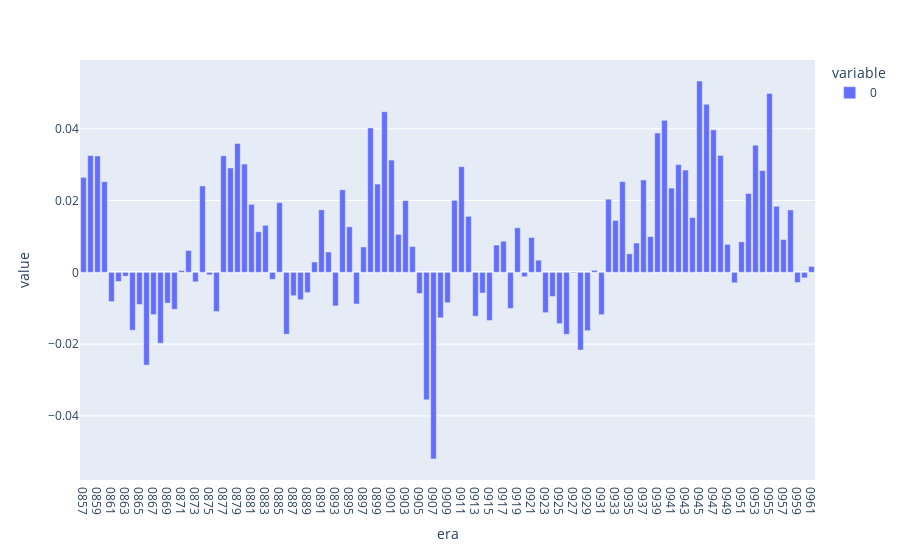

Here is the notebook cell this chart was saved with:
### Code cell
predictions = model.predict(validation_set[feature_names])

# validation correlation by era
validation_set["prediction"] = predictions
era_correlations = validation_set.groupby("era").apply(
    lambda era: np.corrcoef(era["prediction"], era["target"])[0, 1]
)

!pip install --upgrade plotly

import plotly.express as px

# plot era correlations bar graph, each bar is a correlation between prediction and target by era
fig = px.bar(era_correlations)
fig.show()

### Figure 1 — Plotly figure (JSON) as saved in the notebook; plotly's stock layout.template omitted (floating-point values rounded to 4 significant figures)
{"data": [{"alignmentgroup": "True", "hovertemplate": "variable=0<br>era=%{x}<br>value=%{y}<extra></extra>", "legendgroup": "0", "marker": {"color": "#636efa"}, "name": "0", "offsetgroup": "0", "orientation": "v", "showlegend": true, "textposition": "auto", "type": "bar", "x": ["0857", "0858", "0859", "0860", "0861", "0862", "0863", "0864", "0865", "0866", "0867", "0868", "0869", "0870", "0871", "0872", "0873", "0874", "0875", "0876", "0877", "0878", "0879", "0880", "0881", "0882", "0883", "0884", "0885", "0886", "0887", "0888", "0889", "0890", "0891", "0892", "0893", "0894", "0895", "0896", "0897", "0898", "0899", "0900", "0901", "0902", "0903", "0904", "0905", "0906", "0907", "0908", "0909", "0910", "0911", "0912", "0913", "0914", "0915", "0916", "0917", "0918", "0919", "0920", "0921", "0922", "0923", "0924", "0925", "0926", "0927", "0928", "0929", "0930", "0931", "0932", "0933", "0934", "0935", "0936", "0937", "0938", "0939", "0940", "0941", "0942", "0943", "0944", "0945", "0946", "0947", "0948", "0949", "0950", "0951", "0952", "0953", "0954", "0955", "0956", "0957", "0958", "0959", "0960", "0961"], "xaxis": "x", "y": [0.02646, 0.03253, 0.03241, 0.02526, -0.008168, -0.002549, -0.001068, -0.01613, -0.008961, -0.02585, -0.01177, -0.01974, -0.00857, -0.01029, 0.0005213, 0.006097, -0.00264, 0.02407, -0.0007066, -0.01091, 0.03248, 0.02909, 0.0359, 0.03017, 0.01893, 0.01132, 0.0131, -0.001951, 0.01942, -0.01723, -0.006514, -0.007623, -0.005652, 0.002878, 0.01742, 0.005666, -0.009357, 0.02299, 0.01268, -0.008838, 0.007069, 0.04024, 0.0246, 0.04474, 0.03128, 0.01057, 0.01997, 0.007196, -0.005892, -0.0355, -0.052, -0.01267, -0.008463, 0.02006, 0.02943, 0.0156, -0.01221, -0.005769, -0.01341, 0.007605, 0.008658, -0.01006, 0.01242, -0.001208, 0.009715, 0.003373, -0.01123, -0.006726, -0.01429, -0.01727, -0.0001878, -0.02166, -0.01625, 0.0005503, -0.01179, 0.02038, 0.01446, 0.02527, 0.005164, 0.008154, 0.02575, 0.009953, 0.03883, 0.04235, 0.02347, 0.03003, 0.0285, 0.01527, 0.0533, 0.04682, 0.03969, 0.03257, 0.007814, -0.002916, 0.008508, 0.02198, 0.03541, 0.02837, 0.04985, 0.01841, 0.009123, 0.01739, -0.002834, -0.001545, 0.001643], "yaxis": "y"}], "layout": {"barmode": "relative", "legend": {"title": {"text": "variable"}, "tracegroupgap": 0}, "margin": {"t": 60}, "xaxis": {"anchor": "y", "domain": [0, 1], "title": {"text": "era"}}, "yaxis": {"anchor": "x", "domain": [0, 1], "title": {"text": "value"}}}}
